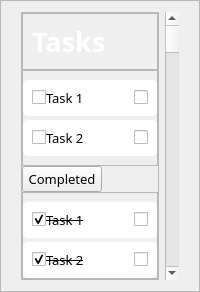
            <widget class="QFrame" name="content_frame_4">
             <property name="styleSheet">
              <string notr="true"/>
             </property>
             <property name="frameShape">
              <enum>QFrame::StyledPanel</enum>
             </property>
             <property name="frameShadow">
              <enum>QFrame::Raised</enum>
             </property>
             <layout class="QHBoxLayout" name="horizontalLayout_52">
              <property name="leftMargin">
               <number>20</number>
              </property>
              <property name="rightMargin">
               <number>20</number>
              </property>
              <item alignment="Qt::AlignTop">
               <widget class="QFrame" name="task_view_4">
                <property name="frameShape">
                 <enum>QFrame::StyledPanel</enum>
                </property>
                <property name="frameShadow">
                 <enum>QFrame::Raised</enum>
                </property>
                <layout class="QVBoxLayout" name="verticalLayout_27">
                 <property name="spacing">
                  <number>0</number>
                 </property>
                 <property name="leftMargin">
                  <number>0</number>
                 </property>
                 <property name="topMargin">
                  <number>0</number>
                 </property>
                 <property name="rightMargin">
                  <number>0</number>
                 </property>
                 <property name="bottomMargin">
                  <number>0</number>
                 </property>
                 <item>
                  <widget class="QFrame" name="task_title_frame_5">
                   <property name="sizePolicy">
                    <sizepolicy hsizetype="Preferred" vsizetype="Fixed">
                     <horstretch>0</horstretch>
                     <verstretch>0</verstretch>
                    </sizepolicy>
                   </property>
                   <property name="frameShape">
                    <enum>QFrame::StyledPanel</enum>
                   </property>
                   <property name="frameShadow">
                    <enum>QFrame::Raised</enum>
                   </property>
                   <layout class="QVBoxLayout" name="verticalLayout_28">
                    <item>
                     <widget class="QLabel" name="task_title_5">
                      <property name="font">
                       <font>
                        <family>Microsoft JhengHei</family>
                        <pointsize>20</pointsize>
                        <weight>75</weight>
                        <bold>true</bold>
                       </font>
                      </property>
                      <property name="styleSheet">
                       <string notr="true">color: white</string>
                      </property>
                      <property name="text">
                       <string>Tasks</string>
                      </property>
                     </widget>
                    </item>
                   </layout>
                  </widget>
                 </item>
                 <item alignment="Qt::AlignTop">
                  <widget class="QFrame" name="task_to_do_4">
                   <property name="frameShape">
                    <enum>QFrame::StyledPanel</enum>
                   </property>
                   <property name="frameShadow">
                    <enum>QFrame::Raised</enum>
                   </property>
                   <layout class="QVBoxLayout" name="verticalLayout_29">
                    <property name="spacing">
                     <number>4</number>
                    </property>
                    <property name="leftMargin">
                     <number>0</number>
                    </property>
                    <property name="rightMargin">
                     <number>0</number>
                    </property>
                    <item>
                     <widget class="QFrame" name="task_frame_13">
                      <property name="sizePolicy">
                       <sizepolicy hsizetype="Preferred" vsizetype="Fixed">
                        <horstretch>0</horstretch>
                        <verstretch>0</verstretch>
                       </sizepolicy>
                      </property>
                      <property name="styleSheet">
                       <string notr="true">QFrame  {
     /* Solid black border */
    border-radius: 5px;      /* Rounded corners */
	background-color: white
}</string>
                      </property>
                      <property name="frameShape">
                       <enum>QFrame::StyledPanel</enum>
                      </property>
                      <property name="frameShadow">
                       <enum>QFrame::Raised</enum>
                      </property>
                      <layout class="QHBoxLayout" name="horizontalLayout_53">
                       <property name="bottomMargin">
                        <number>9</number>
                       </property>
                       <item alignment="Qt::AlignLeft">
                        <widget class="QFrame" name="task_name_frame_7">
                         <property name="frameShape">
                          <enum>QFrame::StyledPanel</enum>
                         </property>
                         <property name="frameShadow">
                          <enum>QFrame::Raised</enum>
                         </property>
                         <layout class="QHBoxLayout" name="horizontalLayout_54">
                          <property name="spacing">
                           <number>0</number>
                          </property>
                          <property name="leftMargin">
                           <number>0</number>
                          </property>
                          <property name="topMargin">
                           <number>0</number>
                          </property>
                          <property name="rightMargin">
                           <number>0</number>
                          </property>
                          <property name="bottomMargin">
                           <number>0</number>
                          </property>
                          <item>
                           <widget class="QCheckBox" name="done_check_8">
                            <property name="sizePolicy">
                             <sizepolicy hsizetype="Preferred" vsizetype="Fixed">
                              <horstretch>0</horstretch>
                              <verstretch>0</verstretch>
                             </sizepolicy>
                            </property>
                            <property name="styleSheet">
                             <string notr="true">QCheckBox::indicator::unchecked { image: url(:/icon/icons/circle.png); height: 20px; width: 20px}

QCheckBox::indicator::checked { image: url(:/icon/icons/check_fill.png); height: 20px; width: 20px}</string>
                            </property>
                            <property name="text">
                             <string/>
                            </property>
                            <property name="checked">
                             <bool>false</bool>
                            </property>
                           </widget>
                          </item>
                          <item>
                           <widget class="QLabel" name="task_name_7">
                            <property name="font">
                             <font>
                              <family>Microsoft JhengHei</family>
                              <pointsize>10</pointsize>
                             </font>
                            </property>
                            <property name="text">
                             <string>Task 1</string>
                            </property>
                           </widget>
                          </item>
                         </layout>
                        </widget>
                       </item>
                       <item alignment="Qt::AlignRight">
                        <widget class="QFrame" name="important_frame_7">
                         <property name="frameShape">
                          <enum>QFrame::StyledPanel</enum>
                         </property>
                         <property name="frameShadow">
                          <enum>QFrame::Raised</enum>
                         </property>
                         <layout class="QHBoxLayout" name="horizontalLayout_55">
                          <property name="spacing">
                           <number>0</number>
                          </property>
                          <property name="leftMargin">
                           <number>0</number>
                          </property>
                          <property name="topMargin">
                           <number>0</number>
                          </property>
                          <property name="rightMargin">
                           <number>0</number>
                          </property>
                          <property name="bottomMargin">
                           <number>0</number>
                          </property>
                          <item>
                           <widget class="QCheckBox" name="import_tant_check_4">
                            <property name="sizePolicy">
                             <sizepolicy hsizetype="Fixed" vsizetype="Fixed">
                              <horstretch>0</horstretch>
                              <verstretch>0</verstretch>
                             </sizepolicy>
                            </property>
                            <property name="font">
                             <font>
                              <pointsize>9</pointsize>
                             </font>
                            </property>
                            <property name="autoFillBackground">
                             <bool>false</bool>
                            </property>
                            <property name="styleSheet">
                             <string notr="true">QCheckBox::indicator::unchecked { image: url(:/icon/icons/star.png); height: 25px; width: 25px}

QCheckBox::indicator::checked { image: url(:/icon/icons/star_fill.png); height: 25px; width: 25px}</string>
                            </property>
                            <property name="text">
                             <string/>
                            </property>
                            <property name="iconSize">
                             <size>
                              <width>16</width>
                              <height>16</height>
                             </size>
                            </property>
                            <property name="checked">
                             <bool>false</bool>
                            </property>
                            <property name="tristate">
                             <bool>false</bool>
                            </property>
                           </widget>
                          </item>
                         </layout>
                        </widget>
                       </item>
                      </layout>
                     </widget>
                    </item>
                    <item>
                     <widget class="QFrame" name="task_frame_14">
                      <property name="sizePolicy">
                       <sizepolicy hsizetype="Preferred" vsizetype="Fixed">
                        <horstretch>0</horstretch>
                        <verstretch>0</verstretch>
                       </sizepolicy>
                      </property>
                      <property name="styleSheet">
                       <string notr="true">QFrame  {
    border-radius: 5px;      /* Rounded corners */
	background-color: white
}</string>
                      </property>
                      <property name="frameShape">
                       <enum>QFrame::StyledPanel</enum>
                      </property>
                      <property name="frameShadow">
                       <enum>QFrame::Raised</enum>
                      </property>
                      <layout class="QHBoxLayout" name="horizontalLayout_56">
                       <item alignment="Qt::AlignLeft">
                        <widget class="QFrame" name="frame_28">
                         <property name="sizePolicy">
                          <sizepolicy hsizetype="Preferred" vsizetype="Fixed">
                           <horstretch>0</horstretch>
                           <verstretch>0</verstretch>
                          </sizepolicy>
                         </property>
                         <property name="frameShape">
                          <enum>QFrame::StyledPanel</enum>
                         </property>
                         <property name="frameShadow">
                          <enum>QFrame::Raised</enum>
                         </property>
                         <layout class="QHBoxLayout" name="horizontalLayout_57">
                          <property name="spacing">
                           <number>0</number>
                          </property>
                          <property name="leftMargin">
                           <number>0</number>
                          </property>
                          <property name="topMargin">
                           <number>0</number>
                          </property>
                          <property name="rightMargin">
                           <number>0</number>
                          </property>
                          <property name="bottomMargin">
                           <number>0</number>
                          </property>
                          <item>
                           <widget class="QCheckBox" name="checkBox_9">
                            <property name="sizePolicy">
                             <sizepolicy hsizetype="Preferred" vsizetype="Fixed">
                              <horstretch>0</horstretch>
                              <verstretch>0</verstretch>
                             </sizepolicy>
                            </property>
                            <property name="styleSheet">
                             <string notr="true">QCheckBox::indicator::unchecked { image: url(:/icon/icons/circle.png); height: 20px; width: 20px}

QCheckBox::indicator::checked { image: url(:/icon/icons/check_fill.png); height: 20px; width: 20px}</string>
                            </property>
                            <property name="text">
                             <string/>
                            </property>
                            <property name="checked">
                             <bool>false</bool>
                            </property>
                           </widget>
                          </item>
                          <item>
                           <widget class="QLabel" name="label_22">
                            <property name="font">
                             <font>
                              <family>Microsoft JhengHei</family>
                              <pointsize>10</pointsize>
                             </font>
                            </property>
                            <property name="text">
                             <string>Task 2</string>
                            </property>
                           </widget>
                          </item>
                         </layout>
                        </widget>
                       </item>
                       <item alignment="Qt::AlignRight">
                        <widget class="QCheckBox" name="important_check_11">
                         <property name="sizePolicy">
                          <sizepolicy hsizetype="Fixed" vsizetype="Fixed">
                           <horstretch>0</horstretch>
                           <verstretch>0</verstretch>
                          </sizepolicy>
                         </property>
                         <property name="font">
                          <font>
                           <pointsize>9</pointsize>
                          </font>
                         </property>
                         <property name="autoFillBackground">
                          <bool>false</bool>
                         </property>
                         <property name="styleSheet">
                          <string notr="true">QCheckBox::indicator::unchecked { image: url(:/icon/icons/star.png); height: 25px; width: 25px}

QCheckBox::indicator::checked { image: url(:/icon/icons/star_fill.png); height: 25px; width: 25px}</string>
                         </property>
                         <property name="text">
                          <string/>
                         </property>
                         <property name="iconSize">
                          <size>
                           <width>16</width>
                           <height>16</height>
                          </size>
                         </property>
                         <property name="checked">
                          <bool>false</bool>
                         </property>
                         <property name="tristate">
                          <bool>false</bool>
                         </property>
                        </widget>
                       </item>
                      </layout>
                     </widget>
                    </item>
                   </layout>
                  </widget>
                 </item>
                 <item>
                  <widget class="QPushButton" name="show_completed_4">
                   <property name="sizePolicy">
                    <sizepolicy hsizetype="Fixed" vsizetype="Fixed">
                     <horstretch>0</horstretch>
                     <verstretch>0</verstretch>
                    </sizepolicy>
                   </property>
                   <property name="font">
                    <font>
                     <family>Microsoft JhengHei</family>
                     <pointsize>10</pointsize>
                    </font>
                   </property>
                   <property name="styleSheet">
                    <string notr="true">QButton {
     /* Solid black border */
    border-radius: 5px;      /* Rounded corners */
	background-color: rgb(243,243,243);
}</string>
                   </property>
                   <property name="text">
                    <string>Completed</string>
                   </property>
                   <property name="icon">
                    <iconset>
                     <normaloff>:/icon/keyboard-down.png</normaloff>:/icon/keyboard-down.png</iconset>
                   </property>
                  </widget>
                 </item>
                 <item alignment="Qt::AlignTop">
                  <widget class="QFrame" name="task_completed_4">
                   <property name="frameShape">
                    <enum>QFrame::StyledPanel</enum>
                   </property>
                   <property name="frameShadow">
                    <enum>QFrame::Raised</enum>
                   </property>
                   <layout class="QVBoxLayout" name="verticalLayout_30">
                    <property name="spacing">
                     <number>4</number>
                    </property>
                    <property name="leftMargin">
                     <number>0</number>
                    </property>
                    <property name="rightMargin">
                     <number>0</number>
                    </property>
                    <property name="bottomMargin">
                     <number>0</number>
                    </property>
                    <item>
                     <widget class="QFrame" name="task_frame_15">
                      <property name="sizePolicy">
                       <sizepolicy hsizetype="Preferred" vsizetype="Fixed">
                        <horstretch>0</horstretch>
                        <verstretch>0</verstretch>
                       </sizepolicy>
                      </property>
                      <property name="styleSheet">
                       <string notr="true">QFrame {
     /* Solid black border */
    border-radius: 5px;      /* Rounded corners */
	background-color: white
}</string>
                      </property>
                      <property name="frameShape">
                       <enum>QFrame::StyledPanel</enum>
                      </property>
                      <property name="frameShadow">
                       <enum>QFrame::Raised</enum>
                      </property>
                      <layout class="QHBoxLayout" name="horizontalLayout_58">
                       <property name="bottomMargin">
                        <number>9</number>
                       </property>
                       <item alignment="Qt::AlignLeft">
                        <widget class="QFrame" name="task_name_frame_8">
                         <property name="frameShape">
                          <enum>QFrame::StyledPanel</enum>
                         </property>
                         <property name="frameShadow">
                          <enum>QFrame::Raised</enum>
                         </property>
                         <layout class="QHBoxLayout" name="horizontalLayout_59">
                          <property name="spacing">
                           <number>0</number>
                          </property>
                          <property name="leftMargin">
                           <number>0</number>
                          </property>
                          <property name="topMargin">
                           <number>0</number>
                          </property>
                          <property name="rightMargin">
                           <number>0</number>
                          </property>
                          <property name="bottomMargin">
                           <number>0</number>
                          </property>
                          <item>
                           <widget class="QCheckBox" name="done_check_9">
                            <property name="sizePolicy">
                             <sizepolicy hsizetype="Preferred" vsizetype="Fixed">
                              <horstretch>0</horstretch>
                              <verstretch>0</verstretch>
                             </sizepolicy>
                            </property>
                            <property name="styleSheet">
                             <string notr="true">QCheckBox::indicator::unchecked { image: url(:/icon/icons/circle.png); height: 20px; width: 20px}

QCheckBox::indicator::checked { image: url(:/icon/icons/check_fill.png); height: 20px; width: 20px}</string>
                            </property>
                            <property name="text">
                             <string/>
                            </property>
                            <property name="checked">
                             <bool>true</bool>
                            </property>
                           </widget>
                          </item>
                          <item>
                           <widget class="QLabel" name="task_name_8">
                            <property name="font">
                             <font>
                              <family>Microsoft JhengHei</family>
                              <pointsize>10</pointsize>
                              <strikeout>true</strikeout>
                             </font>
                            </property>
                            <property name="text">
                             <string>Task 1</string>
                            </property>
                           </widget>
                          </item>
                         </layout>
                        </widget>
                       </item>
                       <item alignment="Qt::AlignRight">
                        <widget class="QFrame" name="important_frame_8">
                         <property name="frameShape">
                          <enum>QFrame::StyledPanel</enum>
                         </property>
                         <property name="frameShadow">
                          <enum>QFrame::Raised</enum>
                         </property>
                         <layout class="QHBoxLayout" name="horizontalLayout_60">
                          <property name="spacing">
                           <number>0</number>
                          </property>
                          <property name="leftMargin">
                           <number>0</number>
                          </property>
                          <property name="topMargin">
                           <number>0</number>
                          </property>
                          <property name="rightMargin">
                           <number>0</number>
                          </property>
                          <property name="bottomMargin">
                           <number>0</number>
                          </property>
                          <item>
                           <widget class="QCheckBox" name="important_check_12">
                            <property name="sizePolicy">
                             <sizepolicy hsizetype="Fixed" vsizetype="Fixed">
                              <horstretch>0</horstretch>
                              <verstretch>0</verstretch>
                             </sizepolicy>
                            </property>
                            <property name="font">
                             <font>
                              <pointsize>9</pointsize>
                             </font>
                            </property>
                            <property name="autoFillBackground">
                             <bool>false</bool>
                            </property>
                            <property name="styleSheet">
                             <string notr="true">QCheckBox::indicator::unchecked { image: url(:/icon/icons/star.png); height: 25px; width: 25px}

QCheckBox::indicator::checked { image: url(:/icon/icons/star_fill.png); height: 25px; width: 25px}</string>
                            </property>
                            <property name="text">
                             <string/>
                            </property>
                            <property name="iconSize">
                             <size>
                              <width>16</width>
                              <height>16</height>
                             </size>
                            </property>
                            <property name="checked">
                             <bool>false</bool>
                            </property>
                            <property name="tristate">
                             <bool>false</bool>
                            </property>
                           </widget>
                          </item>
                         </layout>
                        </widget>
                       </item>
                      </layout>
                     </widget>
                    </item>
                    <item>
                     <widget class="QFrame" name="task_frame_16">
                      <property name="sizePolicy">
                       <sizepolicy hsizetype="Preferred" vsizetype="Fixed">
                        <horstretch>0</horstretch>
                        <verstretch>0</verstretch>
                       </sizepolicy>
                      </property>
                      <property name="styleSheet">
                       <string notr="true">QFrame  {
    border-radius: 5px;      /* Rounded corners */
	background-color: white
}</string>
                      </property>
                      <property name="frameShape">
                       <enum>QFrame::StyledPanel</enum>
                      </property>
                      <property name="frameShadow">
                       <enum>QFrame::Raised</enum>
                      </property>
                      <layout class="QHBoxLayout" name="horizontalLayout_61">
                       <item alignment="Qt::AlignLeft">
                        <widget class="QFrame" name="frame_33">
                         <property name="sizePolicy">
                          <sizepolicy hsizetype="Preferred" vsizetype="Fixed">
                           <horstretch>0</horstretch>
                           <verstretch>0</verstretch>
                          </sizepolicy>
                         </property>
                         <property name="frameShape">
                          <enum>QFrame::StyledPanel</enum>
                         </property>
                         <property name="frameShadow">
                          <enum>QFrame::Raised</enum>
                         </property>
                         <layout class="QHBoxLayout" name="horizontalLayout_62">
                          <property name="spacing">
                           <number>0</number>
                          </property>
                          <property name="leftMargin">
                           <number>0</number>
                          </property>
                          <property name="topMargin">
                           <number>0</number>
                          </property>
                          <property name="rightMargin">
                           <number>0</number>
                          </property>
                          <property name="bottomMargin">
                           <number>0</number>
                          </property>
                          <item>
                           <widget class="QCheckBox" name="checkBox_13">
                            <property name="sizePolicy">
                             <sizepolicy hsizetype="Preferred" vsizetype="Fixed">
                              <horstretch>0</horstretch>
                              <verstretch>0</verstretch>
                             </sizepolicy>
                            </property>
                            <property name="styleSheet">
                             <string notr="true">QCheckBox::indicator::unchecked { image: url(:/icon/icons/circle.png); height: 20px; width: 20px}

QCheckBox::indicator::checked { image: url(:/icon/icons/check_fill.png); height: 20px; width: 20px}</string>
                            </property>
                            <property name="text">
                             <string/>
                            </property>
                            <property name="checked">
                             <bool>true</bool>
                            </property>
                           </widget>
                          </item>
                          <item>
                           <widget class="QLabel" name="label_23">
                            <property name="font">
                             <font>
                              <family>Microsoft JhengHei</family>
                              <pointsize>10</pointsize>
                              <strikeout>true</strikeout>
                             </font>
                            </property>
                            <property name="text">
                             <string>Task 2</string>
                            </property>
                           </widget>
                          </item>
                         </layout>
                        </widget>
                       </item>
                       <item alignment="Qt::AlignRight">
                        <widget class="QCheckBox" name="important_check_13">
                         <property name="sizePolicy">
                          <sizepolicy hsizetype="Fixed" vsizetype="Fixed">
                           <horstretch>0</horstretch>
                           <verstretch>0</verstretch>
                          </sizepolicy>
                         </property>
                         <property name="font">
                          <font>
                           <pointsize>9</pointsize>
                          </font>
                         </property>
                         <property name="autoFillBackground">
                          <bool>false</bool>
                         </property>
                         <property name="styleSheet">
                          <string notr="true">QCheckBox::indicator::unchecked { image: url(:/icon/icons/star.png); height: 25px; width: 25px}

QCheckBox::indicator::checked { image: url(:/icon/icons/star_fill.png); height: 25px; width: 25px}</string>
                         </property>
                         <property name="text">
                          <string/>
                         </property>
                         <property name="iconSize">
                          <size>
                           <width>16</width>
                           <height>16</height>
                          </size>
                         </property>
                         <property name="checked">
                          <bool>false</bool>
                         </property>
                         <property name="tristate">
                          <bool>false</bool>
                         </property>
                        </widget>
                       </item>
                      </layout>
                     </widget>
                    </item>
                   </layout>
                  </widget>
                 </item>
                </layout>
               </widget>
              </item>
              <item>
               <widget class="QScrollBar" name="verticalScrollBar">
                <property name="orientation">
                 <enum>Qt::Vertical</enum>
                </property>
               </widget>
              </item>
             </layout>
            </widget>
